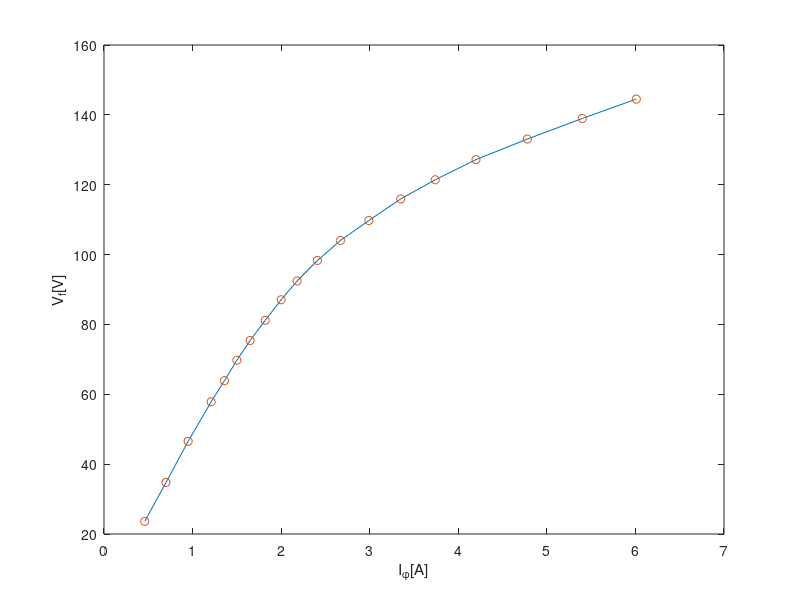
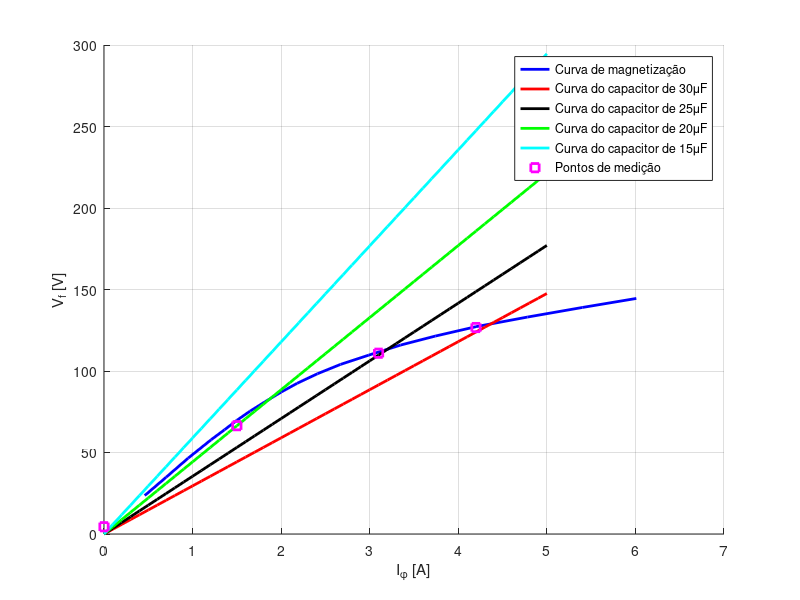

These figures' MATLAB source, in order:
% Nomes: 
%         Lucas Guimarães Braga   RA: 182543
%         Lucas Zenichi Terada    RA: 182775
%         Nícolas F. R. A. Prado  RA: 185142
%         Thiago H. C. da Cruz    RA: 187576



%plot da curva de magnetização

clear all
close all

V1_linha = [40.9 60.2 80.6 100.2 110.7 120.8 130.6 140.6 150.8 160.1 170.3 180.2 190.1 200.8 210.3 220.3 230.5 240.7 250.3];
V1_fase = V1_linha/sqrt(3);
Iphi = [0.46 0.7 0.95 1.21 1.36 1.5 1.65 1.82 2.0 2.18 2.41 2.67 2.99 3.35 3.74 4.2 4.78 5.4 6.01];


figure(1)
grid on
plot(Iphi,V1_fase,Iphi,V1_fase, 'o')
xlabel('I_{\phi}[A]')
ylabel('V_f[V]')
hold off
%Operação do gerador de indução auto excitado
C_delta = (10^(-6))*[30 25 20 15];


C_estrela = 3*C_delta;


V_1med_linha = [219.4 192.1 115.1 7.7];
V_1med_fase = V_1med_linha/sqrt(3);
I1 = [4.2 3.1 1.5 0];
f1 = [59.93 59.93 59.94 60.02];

a = zeros(1,4);

a = 1./(2*pi*f1.*C_estrela);
i = 0 : 0.1 : 5;

figure(2)
xlabel('I_{\phi} [A]')
ylabel('V_f [V]')
grid on
hold on

plot(Iphi,V1_fase, 'b','Linewidth',2);
plot(i,a(1)*i,'r','Linewidth',2)
plot(i,a(2)*i,'k','Linewidth',2)
plot(i,a(3)*i,'g','Linewidth',2)
plot(i,a(4)*i,'c','Linewidth',2)


plot(I1,V_1med_fase,'ms','Linewidth',2)

legend('Curva de magnetização','Curva do capacitor de 30\muF','Curva do capacitor de 25\muF','Curva do capacitor de 20\muF','Curva do capacitor de 15\muF', 'Pontos de medição')

hold off